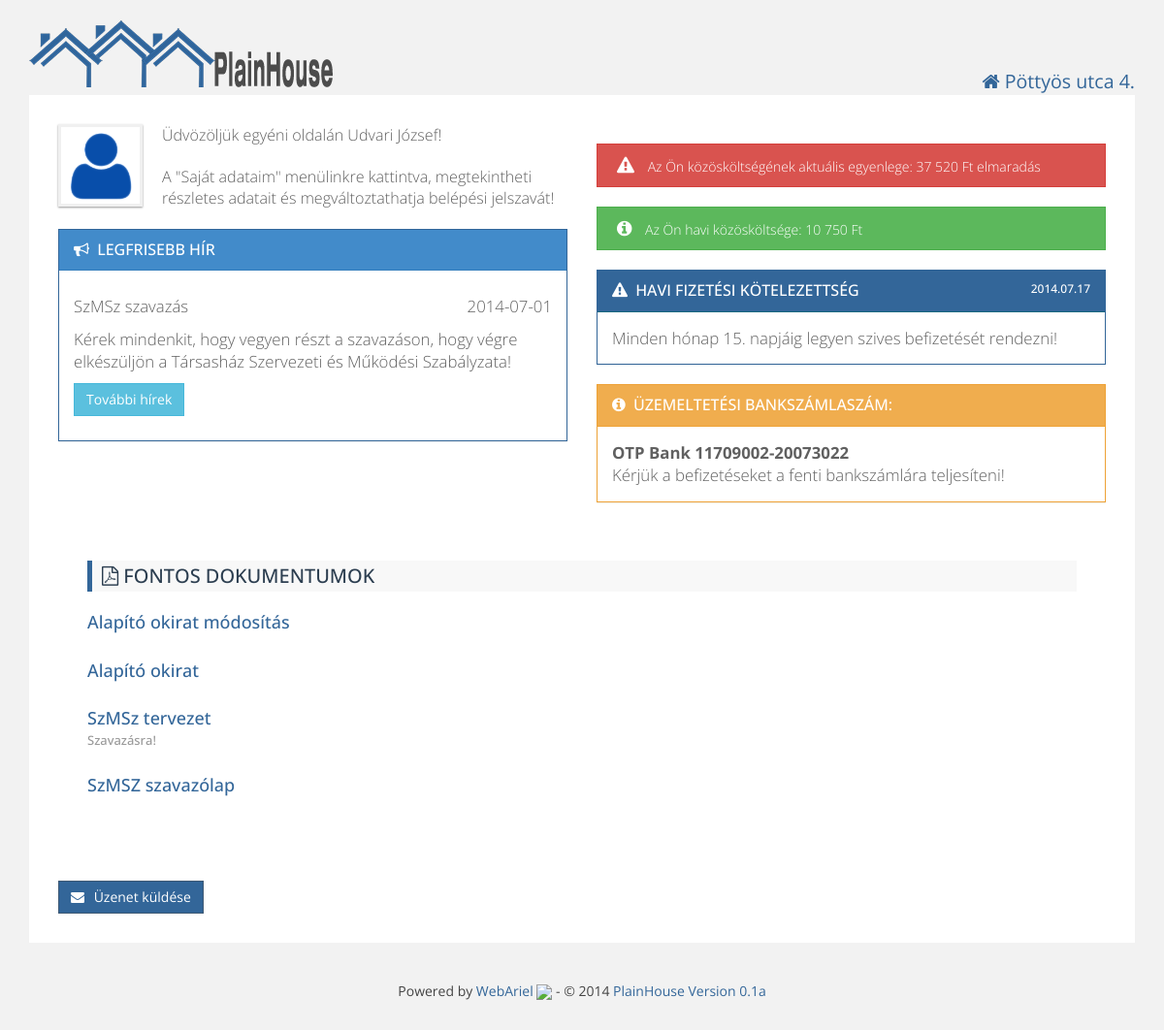
The app's page / (signed in), older data.
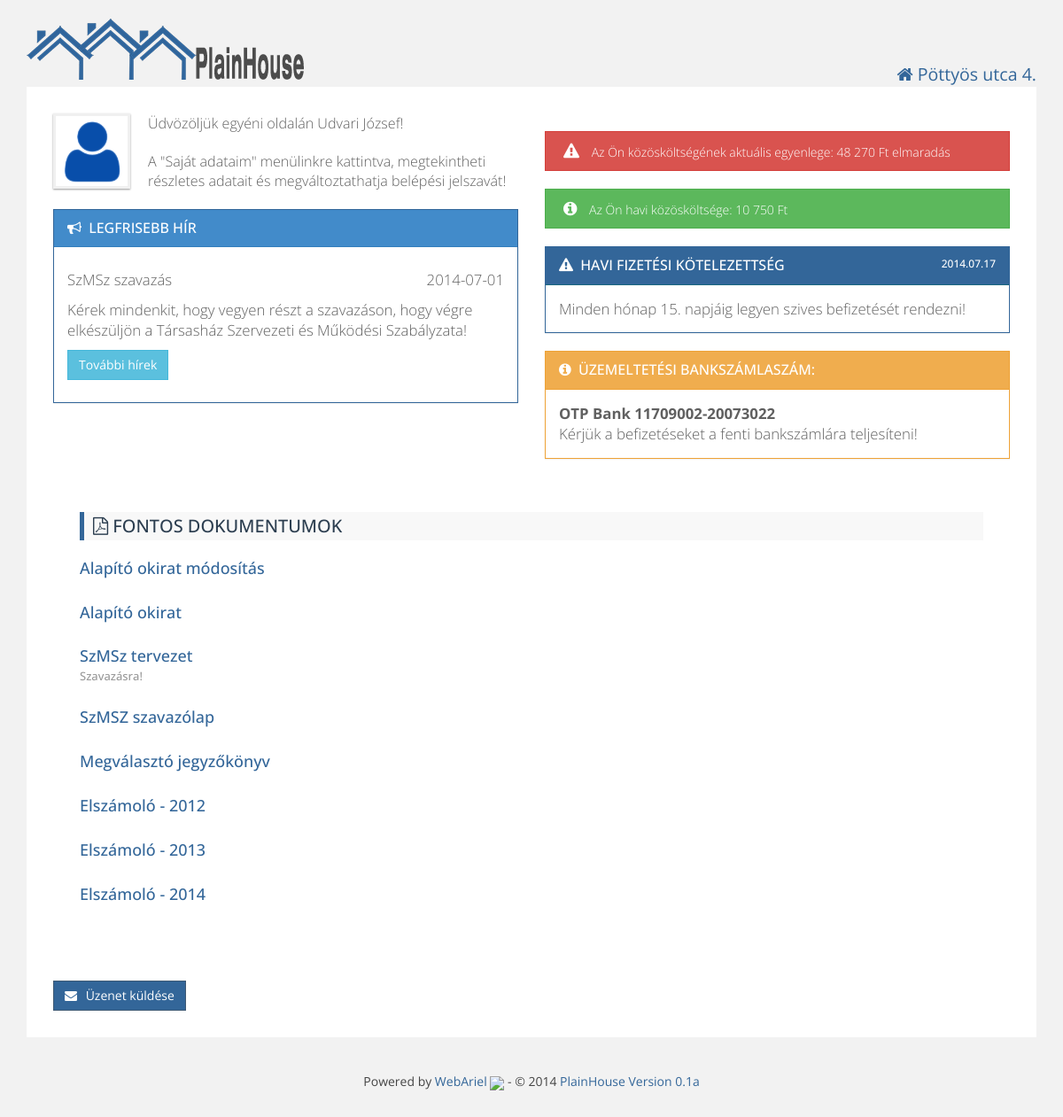
The same page, newer data.
### tables this page shows
CREATE TABLE IF NOT EXISTS `residents` (
  `id` int(11) NOT NULL AUTO_INCREMENT,
  `firstname` varchar(100) NOT NULL,
  `lastname` varchar(100) NOT NULL,
  `email` varchar(100) NOT NULL,
  `phone` varchar(255) DEFAULT NULL,
  `username` varchar(25) NOT NULL,
  `password` varchar(512) NOT NULL,
  `depositid` int(11) NOT NULL,
  `active` int(11) NOT NULL DEFAULT '1',
  `admin` int(11) NOT NULL DEFAULT '0',
  `last_login` datetime NOT NULL,
  PRIMARY KEY (`id`),
  UNIQUE KEY `deposit_id` (`depositid`),
  UNIQUE KEY `e-mail` (`email`)
);

CREATE TABLE IF NOT EXISTS `board` (
  `id` int(11) NOT NULL AUTO_INCREMENT,
  `creation_date` date NOT NULL,
  `title` varchar(250) NOT NULL,
  `text` text NOT NULL,
  `valid_till` date NOT NULL DEFAULT '2099-12-31',
  `valid` tinyint(1) NOT NULL DEFAULT '1',
  PRIMARY KEY (`id`)
);

CREATE TABLE IF NOT EXISTS `deposit_balance` (
  `id` int(11) NOT NULL AUTO_INCREMENT,
  `deposit_id` int(11) NOT NULL,
  `year` year(4) NOT NULL,
  `opening_balance` int(11) NOT NULL,
  `actual_balance` int(11) NOT NULL,
  PRIMARY KEY (`id`),
  KEY `deposit_id` (`deposit_id`)
);

CREATE TABLE IF NOT EXISTS `documents` (
  `id` int(11) NOT NULL AUTO_INCREMENT,
  `name` varchar(100) NOT NULL,
  `shortname` varchar(100) NOT NULL,
  `description` text,
  PRIMARY KEY (`id`)
);

### config.php (called while the page is built, shortened)
<?php
$website['title'] = "PlainHouse";
$website['version'] = "0.1a";

### db.php (the view, shortened to what this page needs)
<?php
function getUserData($id) {
    $sql = "SELECT `residents`.`id`,`residents`.`firstname`,`residents`.`lastname`,"
            . "`residents`.`email`, `residents`.`phone`, `residents`.`username`,`deposits`.`floor`,"
            . "`deposits`.`door` FROM residents LEFT JOIN `deposits` "
            . "ON `residents`.`depositid` = `deposits`.`id` WHERE `residents`.`id` = $id;";
    $result = mysql_query($sql);
    $array = array();
    while ($row = mysql_fetch_assoc($result)) {
        $array = $row;
    }
    return $array;
}
function getCurrentBalance($id) {
    $year = date("Y");
    $sql = "SELECT `actual_balance` FROM `deposit_balance` WHERE `deposit_id` = '$id' AND `year` = '$year'";
    $result = mysql_query($sql);
    while ($row = mysql_fetch_assoc($result)) {
        $balance = $row["actual_balance"];
    }
    return $balance;
}
function listDocuments() {
    $sql = "SELECT `name`, `shortname`, `description` FROM documents";
    $result = mysql_query($sql);
    while ($row = mysql_fetch_assoc($result)) {
        $docs[] = $row;
    }
    if (mysql_num_rows($result) != 0) {
        echo '<div class="content">';
        echo '<h3 class="primary"><i class="fa fa-file-pdf-o"></i> Fontos dokumentumok </h3>';
        foreach ($docs as $row) {
            echo "<h4><a href=\"./documents/{$row['name']}\" target=\"_blank\">{$row['shortname']}</a><br>"
            . "<span class=\"help-block\">{$row['description']}</span></h4>";
        }
        echo "</div>";
    }
}
function getLatestBoardMessage() {
    $sql = "SELECT * FROM `board`  WHERE `valid` = 1 AND (`valid_till`> CURDATE()) ORDER BY `id` DESC LIMIT 1";
    $result = mysql_query($sql);
    while ($row = mysql_fetch_assoc($result)) {
        $msg = $row;
    }
    if (mysql_num_rows($result) != 0) {
        return $msg;
    }
}

### html.php (shortened to what this page needs)
<?php
include_once 'config.php';
function htmlHead($title, $house) {
    echo <<<EOT
	<!doctype html>
<html>
    <head>
        <meta http-equiv="Content-Type" content="text/html; charset=UTF-8">
		<meta name="viewport" content="width=device-width, initial-scale=1.0">
		<link href="favicon.ico" rel="icon" type="image/x-icon" />
        <title>$title - $house</title>
        <script src="js/jquery.js"></script>
        <script src="js/bootstrap.js"></script>
        <script src="js/bootstrap-dialog.js" type="text/javascript"></script>
        <script src="js/plainhome.js" type="text/javascript"></script>
        <script src="js/form-validator.js" type="text/javascript"></script>
		<script src="js/print.js" type="text/javascript"></script>
        <link href='http://fonts.googleapis.com/css?family=Open+Sans' rel='stylesheet' type='text/css'>
        <link href="css/bootstrap-dialog.css" rel="stylesheet" type="text/css"/>
		<link href="css/bootstrap.css" rel="stylesheet">
		<link href="css/style.css" rel="stylesheet">
		<link href="css/plainhome.css" rel="stylesheet">
		<link href="css/datepicker.css" rel="stylesheet">
		<link href="css/font-awesome.min.css" rel="stylesheet">
	<!--[if lt IE 9]>
		<script src="js/html5shiv.js"></script>
		<script src="js/respond.js"></script>
	<![endif]-->
     </head>
    <body>
EOT;
}
function htmlEnd() {
    global $website;
    global $house;
    echo <<<EOT
			</div>
			<div class="footer">
				<p class="textCenter">
                                        Powered by <a href="http://webariel.hu?utm_source={$house['name']}&utm_medium=footer&utm_campaign=copyright" target="_blank">WebAriel <img src="./pics/wa_logo.png"></a> - &copy; 2014 <a href="http://webariel.hu?utm_source={$house['name']}&utm_medium=footer&utm_campaign=copyright2" target="_blank">PlainHouse Version {$website['version']}</a></p>
			</div>
		</div>
		<script src="js/stacktable.js" type="text/javascript"></script>
	</body>
	</html>
EOT;
}
function webheader($user) {
    global $house;
    echo <<<EOT
    <div class="container">
	    <div class="row">
	        <div class="col-md-8">
	            <div class="logo">
	                <a href="index.php"><img alt="PlainHome" src="pics/logo.png" /></a>
	            </div>
	        </div>
	        <div class="col-md-4 userInfo">
	            <p class="textRight"><i class="fa fa-home"></i> {$house['name']}</p>
	        </div>
	        <div>
	            <div class="nav">
	                <input type="checkbox" id="toggle" />
EOT;
    echo <<<EOT
                </div>
			</div>
	    </div>
		<div class="modal fade" id="signOut" tabindex="-1" role="dialog" aria-hidden="true">
			<div class="modal-dialog">
				<div class="modal-content">
					<div class="modal-body">
						<p class="lead">Biztosan ki akar lépni?</p>
					</div>
					<div class="modal-footer">
						<a href="index.php?logout=1" class="btn btn-success btn-icon-alt">Kilépés <i class="fa fa-sign-out"></i></a>
						<button type="button" class="btn btn-warning btn-icon" data-dismiss="modal"><i class="fa fa-times-circle"></i> Mégsem</button>
					</div>
				</div>
			</div>
		</div>
EOT;
}
function sendMessage() {
    echo <<<EOT
		<a data-toggle="modal" href="#newMsg" class="btn btn-success btn-icon floatLeft"><i class="fa fa-envelope"></i> Üzenet küldése</a>
		<div class="modal fade" id="newMsg" tabindex="-1" role="dialog" aria-hidden="true">
			<div class="modal-dialog">
				<div class="modal-content">
					<div class="modal-header modal-primary">
						<button type="button" class="close" data-dismiss="modal" aria-hidden="true"><i class="fa fa-times"></i></button>
						<h4 class="modal-title">Kérdése van? Információra van szüksége?</h4>
					</div>
					<form action="message.php" method="post">
						<div class="modal-body">
							<div class="form-group">
		                        <label for="subject">Tárgy</label>
								<input type="text" class="form-control" name="subject" id="subject" value="" />
								<span class="help-block">Kérjük, adja meg üzenete tárgyát.</span>
		                    </div>
							<div class="form-group">
								<label for="comment">Üzenet</label>
								<textarea class="form-control" name="comment" id="comment" rows="4"></textarea>
								<span class="help-block">Kérjük fogalmazza meg röviden, lényegretörően üzenetét. HTML kód nem használható!</span>
							</div>
						</div>
						<div class="modal-footer">
							<button type="input" name="submit" value="sendMsg" class="btn btn-success btn-icon"><i class="fa fa-check-square-o"></i> Küldés</button>
							<button type="button" class="btn btn-warning btn-icon" data-dismiss="modal"><i class="fa fa-times-circle"></i> Mégsem</button>
						</div>
					</form>
				</div>
			</div>
		</div>
EOT;
}
function welcomeIndexUser($user, $ccost, $balance) {
    global $house;
    $msg = getLatestBoardMessage();
    $date = date("Y.m.d");
    $cost = number_format($ccost, 0, ',', ' ');
    if ($balance < 0) {
        $abalance = $balance * -1;
    }
    else {
        $abalance = $balance;
    }
    $abalance = number_format($abalance, 0, ',', ' ');
    echo <<<EOT
<div class="content">
		<div class="row">
	<div class="col-md-6">
		<img alt="Tenant Avatar" src="pics/user_avatar.png" class="avatar" />
		<p class="lead welcomeMsg">Üdvözöljük egyéni oldalán {$user['firstname']} {$user['lastname']}!</p>
		<p class="lead welcomeMsg">A "Saját adataim" menülinkre kattintva, megtekintheti részletes adatait és megváltoztathatja belépési jelszavát!</p>
EOT;
if ($msg)
{
	echo <<<EOT
		<div class="panel panel-primary">
		<div class="panel-heading">
		<h3 class="panel-title"><i class="fa fa-bullhorn"></i> Legfrisebb hír</h3>
		</div>
                <div class="panel-body"><p>{$msg['title']}<span style="float: right">{$msg['creation_date']}</span></p>
		<p>{$msg['text']}</p>
		<p><a href="board.php"><button type="button" class="btn btn-info"><i class=""></i>További hírek</button></a></p>
		</div>
		</div>
EOT;
}
echo <<<EOT
	</div>
	<div class="col-md-6">
EOT;
    if ($balance < 0)
    {
        echo <<<EOT
                <div class="alertMsg danger"><i class="fa fa-warning"></i> Az Ön közösköltségének aktuális egyenlege: <span class="floatLeft">$abalance Ft elmaradás</span></div>
EOT;
    }
    else
    {
        echo <<<EOT
                <div class="alertMsg success"><i class="fa fa-info-circle"></i> Az Ön közösköltségének aktuális egyenlege: <span class="floatLeft">$abalance Ft túlfizetés</span></div>
EOT;
    }
    echo <<<EOT
                <div class="alertMsg success"><i class="fa fa-info-circle"></i> Az Ön havi közösköltsége: <span class="floatLeft">$cost Ft</span></div>
                <div class="panel panel-info">
                <div class="panel-heading">
                <h3 class="panel-title"><i class="fa fa-warning"></i> Havi fizetési kötelezettség<span class="floatRight">$date </span></h3>
                </div>
                <div class="panel-body">Minden hónap {$house['payment_day']}. napjáig legyen szives befizetését rendezni!</div>
                </div>
                <div class="panel panel-warning">
                <div class="panel-heading">
                <h3 class="panel-title"><i class="fa fa-info-circle"></i> Üzemeltetési bankszámlaszám:<span class="floatRight"></span></h3>
                </div>
                <div class="panel-body"> <span style="font-weight:bold;">{$house['bank_account']}</span><br>Kérjük a befizetéseket a fenti bankszámlára teljesíteni!</div>
                </div>
                </div>
                </div>
EOT;
}

### index.php (shortened to what this page needs)
<?php
include_once 'db.php';
include_once 'config.php';
include_once 'html.php';
htmlHead($website['title'], $house['name']);
webheader($_SESSION);
if (!isset($_SESSION['user']))
{
    welcomeIndexNoUser();
    sendMessageNoUser();
}
else if (isset($_SESSION['depositid']))
{
    $id = $_SESSION['userid'];
    $user = getUserData($id);
    $ccost = getCcost($_SESSION['depositid']);
    $closing_balance = getCurrentBalance($_SESSION['depositid']);
    $balance = getActualBalance($closing_balance, $_SESSION['depositid']);
    welcomeIndexUser($user, $ccost, $balance);
    listDocuments();
    sendMessage();
}
htmlEnd();
?>

### css/style.css (style rules this page uses)
body { background: #f2f2f2; color: #444444; font-family: "Open Sans",sans-serif; font-size: 14px; line-height: 1.42857; }
h1, h2, h3, h4, h5, h6, .h1, .h2, .h3, .h4, .h5, .h6 { font-family: "Open Sans", sans-serif; color: #999999; line-height: 1.1; padding: 2px 0; margin-top: 10px; margin-bottom: 20px; }
h3.primary { background: #f8f8f8; padding: 5px 10px 5px 10px; color: #2c3e50; border-left: 5px solid #336699; font-size: 20px; text-transform: uppercase; }
p { margin: 10px 0; }
.lead { // margin-bottom: 0; margin-bottom: 20px; font-size: 16.099999999999998px; font-weight: 200; line-height: 1.4; }
.welcomeMsg { margin-top: 0; }
.container { max-width: 1250px; margin-left: auto; margin-right: auto; padding-left: 0; padding-right: 0; }
.container .content { padding: 30px; border-radius: 0; background-color: #ffffff; color: #606060; font-size: 1.2em; font-weight: 200; line-height: 1.4; margin-bottom: 30px; }
.help-block { display: block; margin-top: 5px; margin-bottom: 6px; color: #999999; font-size: 13px; }
.btn { display: inline-block; padding: 6px 12px; margin-bottom: 0; font-size: 14px; font-weight: normal; line-height: 1.428571429; text-align: center; white-space: nowrap; vertical-align: middle; cursor: pointer; border: 1px solid transparent; border-radius: 0; -webkit-user-select: none; -moz-user-select: none; -ms-user-select: none; -o-user-select: none; user-select: none; }
.btn-icon i { margin-right: 6px; }
.btn-success { color: #ffffff; background-color: #336699; border-color: #3e5974; }
.btn-info { color: #ffffff; background-color: #5bc0de; border-color: #46b8da; }
.panel { background-color: #ffffff; border: 1px solid transparent; border-radius: 0; box-shadow: 0 1px 1px rgba(0, 0, 0, 0.05); margin-bottom: 20px; }
.panel-heading { padding: 10px 15px; border-bottom: 1px solid transparent; border-top-right-radius: 0; border-top-left-radius: 0; text-transform: uppercase; }
.panel-title { font-size: 16px; margin-bottom: 0; margin-top: 0; border: 0; text-transform: uppercase; }
.panel-title i { margin-right: 4px; }
.panel-title span { font-size: 12px; }
.panel-primary { border-color: #336699; }
.panel-primary > .panel-heading { color: #ffffff; background-color: #428bca; border-color: #357ebd; }
.panel-primary > .panel-heading > .panel-title { color: #ffffff; }
.panel-warning { border-color: #eea236; }
.panel-warning > .panel-heading { color: #ffffff; background-color: #f0ad4e; border-color: #eea236; }
.panel-warning > .panel-heading > .panel-title { color: #ffffff; }
.panel-info { border-color: #336699; }
.panel-info > .panel-heading { color: #ffffff; background-color: #336699; border-color: #19687f; }
.panel-info > .panel-heading > .panel-title { color: #ffffff; }

### css/plainhome.css (style rules this page uses)
body { padding: 20px 30px; }
a { color: #336699; text-decoration: none; }
img { max-width: 100%; height: auto; vertical-align: middle; border: 0; -ms-interpolation-mode: bicubic; }
.textCenter { text-align: center; }
.textRight { text-align: right; font-size: 1.4em; color: #336699; margin: 50px 0 0 0; }
.floatRight { float: right; }
.logo:before, .logo:after { content: " "; display: table; }
.logo:after { clear: both; }
.logo { max-height: 42px; overflow-x: visible; margin-bottom: 30px; }
.footer:before, .footer:after { content: " "; display: table; }
.footer:after { clear: both; }
.footer { overflow-x: visible; margin-top: 30px; }
.avatar { border: 3px solid #f0f0f0; box-shadow: 0 1px 2px #999999; float: left; margin: 0 20px 10px 0; height: 85px; }
.alertMsg { font-size: 14px; font-family: 'Open Sans', sans-serif; line-height: 1.5em; margin: 20px 0; padding: 12px 30px 10px 20px; position: relative; }
.alertMsg i { font-size: 18px; margin-right: 10px; }
.alertMsg.success { background-color: #5cb85c; border: 1px #4cae4c solid; color: #ffffff; }
.alertMsg.danger { background-color: #d9534f; border: 1px #d43f3a solid; color: #ffffff; }

Row changes from the older to the newer data that the page shows:
computed for deposit_balance: actual_balance "37 520" → "48 270"
added documents: shortname "Megválasztó jegyzőkönyv"
added documents: shortname "Elszámoló - 2012"
added documents: shortname "Elszámoló - 2013"
added documents: shortname "Elszámoló - 2014"
